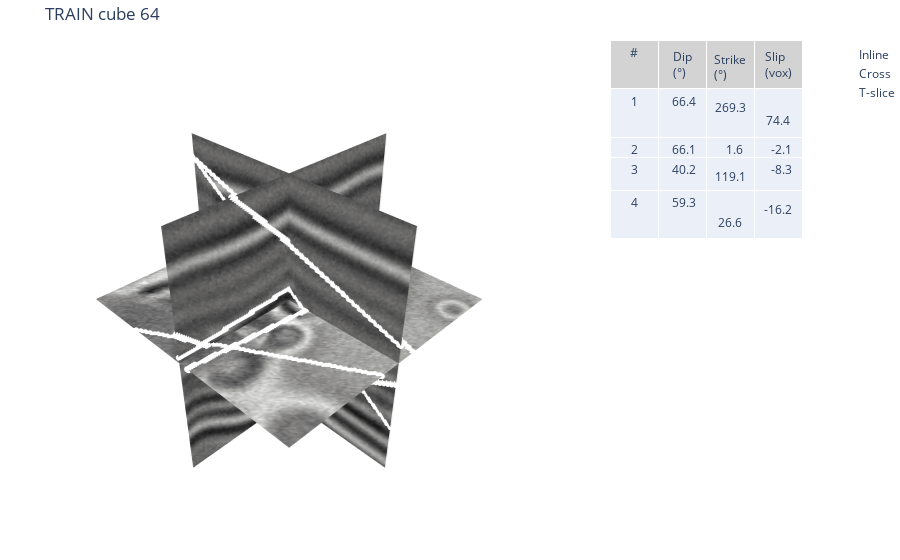

Write notebook code for a chart like this one.
### Code cell
show_fault_cube("train")          # random training cube or show_fault_cube("train", idx=42) # specific cube if you know the index

### Figure 1 — Plotly figure (JSON) as saved in the notebook; plotly's stock layout.template omitted (floating-point values rounded to 4 significant figures; data arrays with more than 128 entries replaced by an {"elided": "..."} marker saying what was removed)
{"data": [{"colorscale": [[0, "rgb(0, 0, 0)"], [0.09091, "rgb(16, 16, 16)"], [0.1818, "rgb(38, 38, 38)"], [0.2727, "rgb(59, 59, 59)"], [0.3636, "rgb(81, 80, 80)"], [0.4545, "rgb(102, 101, 101)"], [0.5455, "rgb(124, 123, 122)"], [0.6364, "rgb(146, 146, 145)"], [0.7273, "rgb(171, 171, 170)"], [0.8182, "rgb(197, 197, 195)"], [0.9091, "rgb(224, 224, 223)"], [1, "rgb(254, 254, 253)"]], "scene": "scene", "showscale": false, "surfacecolor": {"elided": "128x128 int values"}, "type": "surface", "x": {"elided": "128x128 int values"}, "y": {"elided": "128x128 int values"}, "z": {"elided": "128x128 int values"}}, {"colorscale": [[0, "rgb(0, 0, 0)"], [0.09091, "rgb(16, 16, 16)"], [0.1818, "rgb(38, 38, 38)"], [0.2727, "rgb(59, 59, 59)"], [0.3636, "rgb(81, 80, 80)"], [0.4545, "rgb(102, 101, 101)"], [0.5455, "rgb(124, 123, 122)"], [0.6364, "rgb(146, 146, 145)"], [0.7273, "rgb(171, 171, 170)"], [0.8182, "rgb(197, 197, 195)"], [0.9091, "rgb(224, 224, 223)"], [1, "rgb(254, 254, 253)"]], "scene": "scene", "showscale": false, "surfacecolor": {"elided": "128x128 int values"}, "type": "surface", "x": {"elided": "128x128 int values"}, "y": {"elided": "128x128 int values"}, "z": {"elided": "128x128 int values"}}, {"colorscale": [[0, "rgb(0, 0, 0)"], [0.09091, "rgb(16, 16, 16)"], [0.1818, "rgb(38, 38, 38)"], [0.2727, "rgb(59, 59, 59)"], [0.3636, "rgb(81, 80, 80)"], [0.4545, "rgb(102, 101, 101)"], [0.5455, "rgb(124, 123, 122)"], [0.6364, "rgb(146, 146, 145)"], [0.7273, "rgb(171, 171, 170)"], [0.8182, "rgb(197, 197, 195)"], [0.9091, "rgb(224, 224, 223)"], [1, "rgb(254, 254, 253)"]], "scene": "scene", "showscale": false, "surfacecolor": {"elided": "128x128 int values"}, "type": "surface", "x": {"elided": "128x128 int values"}, "y": {"elided": "128x128 int values"}, "z": {"elided": "128x128 int values"}}, {"marker": {"color": "white", "size": 2}, "mode": "markers", "name": "Inline", "type": "scatter3d", "x": {"elided": "489 int values"}, "y": {"elided": "489 int values"}, "z": {"elided": "489 int values"}}, {"marker": {"color": "white", "size": 2}, "mode": "markers", "name": "Cross", "type": "scatter3d", "x": {"elided": "418 int values"}, "y": {"elided": "418 int values"}, "z": {"elided": "418 int values"}}, {"marker": {"color": "white", "size": 2}, "mode": "markers", "name": "T-slice", "type": "scatter3d", "x": {"elided": "547 int values"}, "y": {"elided": "547 int values"}, "z": {"elided": "547 int values"}}, {"cells": {"align": "center", "values": [[1, 2, 3, 4], [" 66.4", " 66.1", " 40.2", " 59.3"], [" 269.3", "   1.6", " 119.1", "  26.6"], ["  74.4", "  -2.1", "  -8.3", " -16.2"]]}, "domain": {"x": [0.76, 1], "y": [0, 1]}, "header": {"align": "center", "fill": {"color": "#d3d3d3"}, "values": ["#", "Dip (°)", "Strike (°)", "Slip (vox)"]}, "type": "table"}], "layout": {"margin": {"b": 0, "l": 0, "r": 0, "t": 40}, "scene": {"aspectmode": "data", "domain": {"x": [0, 0.72], "y": [0, 1]}, "xaxis": {"visible": false}, "yaxis": {"visible": false}, "zaxis": {"visible": false}}, "title": {"text": "TRAIN cube 64"}}}
